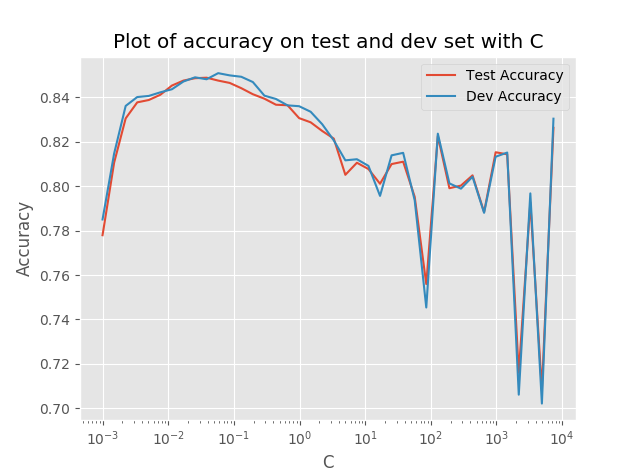

The script that drew this image:
#!/usr/bin/python3

# Author: Deepak Pandita
# Date created: 02 Feb 2018

from pandita_deepak_hw3 import train_svm, getAccuracy
import numpy as np
import matplotlib.pyplot as plt
import matplotlib
matplotlib.style.use('ggplot')


def main():
	#file paths
	train_file = '/data/adult/a7a.train'
	dev_file = '/data/adult/a7a.dev'
	test_file = '/data/adult/a7a.test'

	#learning rate
	eta = 0.1
	#no. of epochs and capacity
	epochs  = 5

	print("EPOCHS: "+str(epochs))
	print("LEARNING_RATE: "+str(eta))

	#Read train file
	#print('Reading file: '+train_file)
	f = open(train_file)
	train_examples = f.readlines()
	f.close()

	#Read test file
	#print('Reading file: '+test_file)
	t = open(test_file)
	test_examples = t.readlines()
	t.close()

	#Read dev file
	#print('Reading file: '+dev_file)
	d = open(dev_file)
	dev_examples = d.readlines()
	d.close()

	#Call SVM
	cs = []
	initial_c = 0.001
	while initial_c<=10000:
		cs.append(initial_c)
		initial_c = initial_c*1.5
	print("No. of Cs: "+str(len(cs)))

	test_accuracies = []
	dev_accuracies = []
	for c in cs:
		#weights (There are 123 features in the data)
		w = np.zeros(123)
		#bias term
		b = 0
		learned_weights, learned_bias = train_svm(train_examples, epochs, c, eta, w, b)

		test_accuracy = getAccuracy(test_examples, learned_weights, learned_bias)
		test_accuracies.append(test_accuracy)
		dev_accuracy = getAccuracy(dev_examples, learned_weights, learned_bias)
		dev_accuracies.append(dev_accuracy)

	#print("Cs: "+str(cs))
	#print("TEST_ACCURACIES: "+str(test_accuracies))
	#print("DEV_ACCURACIES: "+str(dev_accuracies))
	plt.plot(cs,test_accuracies,label='Test Accuracy')
	plt.plot(cs,dev_accuracies,label='Dev Accuracy')

	plt.xscale('log')
	plt.xlabel("C")
	plt.ylabel("Accuracy")
	plt.title("Plot of accuracy on test and dev set with C")
	plt.legend()
	plt.show()


if __name__ == '__main__':
	main()
